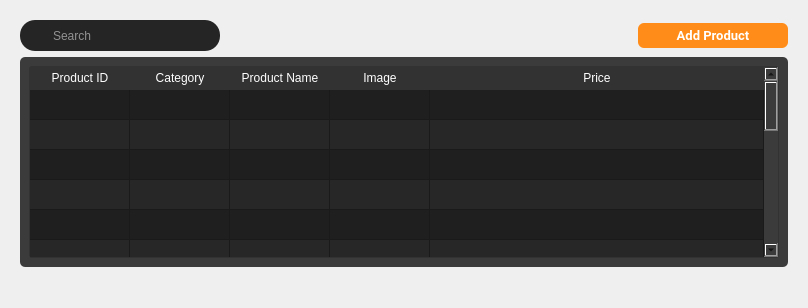
         <widget class="QWidget" name="add_product">
          <layout class="QVBoxLayout" name="verticalLayout_12">
           <item>
            <widget class="QWidget" name="widget_31" native="true">
             <layout class="QGridLayout" name="gridLayout">
              <property name="bottomMargin">
               <number>30</number>
              </property>
              <item row="0" column="0">
               <widget class="QWidget" name="widget_32" native="true">
                <layout class="QHBoxLayout" name="horizontalLayout_6">
                 <property name="spacing">
                  <number>0</number>
                 </property>
                 <property name="leftMargin">
                  <number>0</number>
                 </property>
                 <property name="topMargin">
                  <number>0</number>
                 </property>
                 <property name="rightMargin">
                  <number>0</number>
                 </property>
                 <property name="bottomMargin">
                  <number>0</number>
                 </property>
                 <item alignment="Qt::AlignLeft|Qt::AlignTop">
                  <widget class="QWidget" name="search_frame" native="true">
                   <property name="minimumSize">
                    <size>
                     <width>200</width>
                     <height>0</height>
                    </size>
                   </property>
                   <property name="styleSheet">
                    <string notr="true">#search_frame{

	border-radius: 15px;
	background-color:#252525;
}
#search_frame QPushButton{
	
	padding: 5px 5px;
	border-radius:5px;

	
}
#search_frame QLineEdit{
	border: none;
	color: white;

}

#seach_frame QPushButton::pressed {

	padding-left:10px;

}
</string>
                   </property>
                   <layout class="QVBoxLayout" name="verticalLayout_14">
                    <property name="leftMargin">
                     <number>2</number>
                    </property>
                    <property name="topMargin">
                     <number>2</number>
                    </property>
                    <property name="rightMargin">
                     <number>2</number>
                    </property>
                    <property name="bottomMargin">
                     <number>2</number>
                    </property>
                    <item>
                     <layout class="QHBoxLayout" name="horizontalLayout_10">
                      <property name="spacing">
                       <number>2</number>
                      </property>
                      <property name="leftMargin">
                       <number>2</number>
                      </property>
                      <property name="topMargin">
                       <number>2</number>
                      </property>
                      <property name="rightMargin">
                       <number>2</number>
                      </property>
                      <item>
                       <widget class="QPushButton" name="pushButton_14">
                        <property name="minimumSize">
                         <size>
                          <width>25</width>
                          <height>25</height>
                         </size>
                        </property>
                        <property name="maximumSize">
                         <size>
                          <width>25</width>
                          <height>25</height>
                         </size>
                        </property>
                        <property name="font">
                         <font>
                          <family>Roboto</family>
                          <pointsize>10</pointsize>
                          <bold>true</bold>
                         </font>
                        </property>
                        <property name="styleSheet">
                         <string notr="true">background-color: none;
border-radius:15px;
</string>
                        </property>
                        <property name="text">
                         <string/>
                        </property>
                        <property name="icon">
                         <iconset resource="resource1.qrc">
                          <normaloff>:/iCons/icons/icons8-search-26.png</normaloff>:/iCons/icons/icons8-search-26.png</iconset>
                        </property>
                       </widget>
                      </item>
                      <item>
                       <widget class="QLineEdit" name="lineEdit_3">
                        <property name="styleSheet">
                         <string notr="true">background-color: rgb(37, 37, 37);</string>
                        </property>
                        <property name="placeholderText">
                         <string>Search</string>
                        </property>
                       </widget>
                      </item>
                     </layout>
                    </item>
                   </layout>
                  </widget>
                 </item>
                 <item>
                  <spacer name="horizontalSpacer">
                   <property name="orientation">
                    <enum>Qt::Horizontal</enum>
                   </property>
                   <property name="sizeHint" stdset="0">
                    <size>
                     <width>418</width>
                     <height>20</height>
                    </size>
                   </property>
                  </spacer>
                 </item>
                 <item>
                  <widget class="QPushButton" name="add_prod_button">
                   <property name="minimumSize">
                    <size>
                     <width>150</width>
                     <height>25</height>
                    </size>
                   </property>
                   <property name="maximumSize">
                    <size>
                     <width>150</width>
                     <height>25</height>
                    </size>
                   </property>
                   <property name="font">
                    <font>
                     <family>Roboto</family>
                     <pointsize>10</pointsize>
                     <bold>true</bold>
                    </font>
                   </property>
                   <property name="styleSheet">
                    <string notr="true">QPushButton {
    padding: 6px 14px;
    font-family: &quot;Roboto&quot;, sans-serif;
    border-radius: 6px;
    border: none;
    color: white;
    background: #FF8C18;
    box-shadow: 0px 0.5px 1.5px rgba(54, 122, 246, 0.25), inset 0px 0.8px 0px -0.25px rgba(255, 255, 255, 0.2);
    user-select: none;
    -webkit-user-select: none;
    touch-action: manipulation;
    transition: background-color 0.2s, box-shadow 0.2s; 
}
QPushButton::pressed {
    background-color: #B7B7B7;
    box-shadow: 0px 1px 2px rgba(0, 0, 0, 0.5) inset;
	color:black;
}
QPushButton:hover {
    background-color: #FFA54E; 
}</string>
                   </property>
                   <property name="text">
                    <string>Add Product</string>
                   </property>
                  </widget>
                 </item>
                </layout>
               </widget>
              </item>
              <item row="1" column="0">
               <widget class="QWidget" name="widget_35" native="true">
                <property name="sizePolicy">
                 <sizepolicy hsizetype="Preferred" vsizetype="Expanding">
                  <horstretch>0</horstretch>
                  <verstretch>0</verstretch>
                 </sizepolicy>
                </property>
                <property name="styleSheet">
                 <string notr="true">background-color: rgb(59, 59, 59);
border-radius:5px;
</string>
                </property>
                <layout class="QVBoxLayout" name="verticalLayout_13">
                 <item>
                  <widget class="QTableWidget" name="add_product_table">
                   <property name="sizePolicy">
                    <sizepolicy hsizetype="Expanding" vsizetype="Expanding">
                     <horstretch>50</horstretch>
                     <verstretch>0</verstretch>
                    </sizepolicy>
                   </property>
                   <property name="styleSheet">
                    <string notr="true">QTableWidget {
    background-color: #1F1F1F;
    border-radius: 3px;
    border: 1px solid rgb(50, 50, 50);
}

QTableWidget::section {
    border: none;
    border-bottom: 1px solid #d0c6ff;
    text-align: center; /* Set text alignment to center */
    padding: 3px 5px;
}

QHeaderView::section {
    background-color: rgb(50, 50, 50);
    color: white;
    border: none;
    border-bottom: 1px solid rgb(50, 50, 50);
    text-align: center; /* Set text alignment to center */
    padding: 2px 4px;
}

QTableView::item {
    color: white;
    padding: 5px;
    text-align: center; /* Set text alignment to center */
}

QTableView::item:alternate {
    background-color: #272727; 
}

QScrollBar:vertical {
    border: none;
    background: #3B3B3B;
    width: 10px;
    margin: 0px 0px 0px 0px;
}

QScrollBar::handle:vertical {
    background-color: #606060;
    min-height: 20px;
    border-radius: 5px;
}

QScrollBar::add-line:vertical,
QScrollBar::sub-line:vertical {
    border: none;
    background: none;
}

QScrollBar::add-page:vertical,
QScrollBar::sub-page:vertical {
    background: none;
}

QScrollBar:hover {
    opacity: 0.7;
}
</string>
                   </property>
                   <property name="alternatingRowColors">
                    <bool>true</bool>
                   </property>
                   <property name="sortingEnabled">
                    <bool>true</bool>
                   </property>
                   <attribute name="horizontalHeaderCascadingSectionResizes">
                    <bool>true</bool>
                   </attribute>
                   <attribute name="horizontalHeaderStretchLastSection">
                    <bool>true</bool>
                   </attribute>
                   <attribute name="verticalHeaderVisible">
                    <bool>false</bool>
                   </attribute>
                   <attribute name="verticalHeaderStretchLastSection">
                    <bool>true</bool>
                   </attribute>
                   <row>
                    <property name="text">
                     <string/>
                    </property>
                   </row>
                   <row>
                    <property name="text">
                     <string/>
                    </property>
                   </row>
                   <row>
                    <property name="text">
                     <string/>
                    </property>
                   </row>
                   <row>
                    <property name="text">
                     <string/>
                    </property>
                   </row>
                   <row>
                    <property name="text">
                     <string/>
                    </property>
                   </row>
                   <row>
                    <property name="text">
                     <string/>
                    </property>
                   </row>
                   <row>
                    <property name="text">
                     <string/>
                    </property>
                   </row>
                   <row>
                    <property name="text">
                     <string/>
                    </property>
                   </row>
                   <row>
                    <property name="text">
                     <string/>
                    </property>
                   </row>
                   <row>
                    <property name="text">
                     <string/>
                    </property>
                   </row>
                   <row>
                    <property name="text">
                     <string/>
                    </property>
                   </row>
                   <row>
                    <property name="text">
                     <string/>
                    </property>
                   </row>
                   <row>
                    <property name="text">
                     <string/>
                    </property>
                   </row>
                   <row>
                    <property name="text">
                     <string/>
                    </property>
                   </row>
                   <row>
                    <property name="text">
                     <string/>
                    </property>
                   </row>
                   <row>
                    <property name="text">
                     <string/>
                    </property>
                   </row>
                   <column>
                    <property name="text">
                     <string>Product ID</string>
                    </property>
                   </column>
                   <column>
                    <property name="text">
                     <string>Category</string>
                    </property>
                   </column>
                   <column>
                    <property name="text">
                     <string>Product Name</string>
                    </property>
                   </column>
                   <column>
                    <property name="text">
                     <string>Image</string>
                    </property>
                   </column>
                   <column>
                    <property name="text">
                     <string>Price</string>
                    </property>
                   </column>
                  </widget>
                 </item>
                </layout>
               </widget>
              </item>
             </layout>
            </widget>
           </item>
          </layout>
         </widget>
